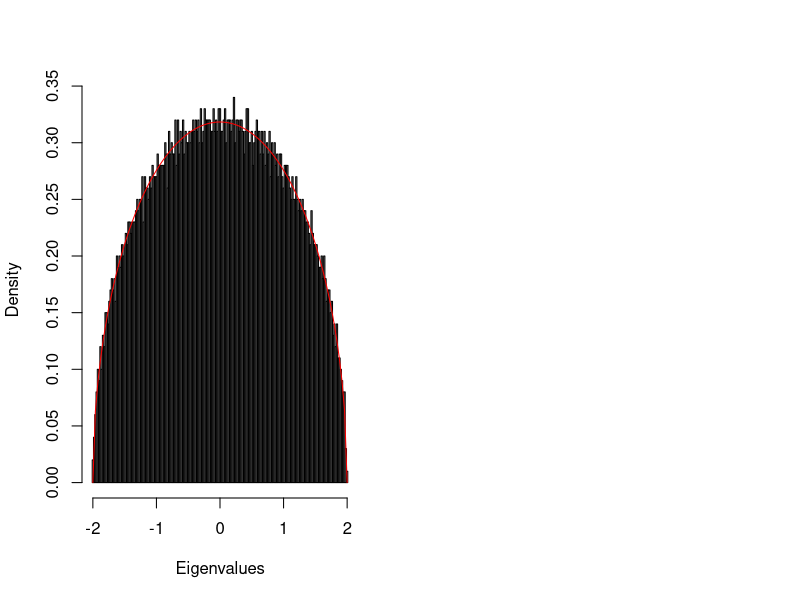

Recreate this plot in R. (Note: a time limit stopped this script after it produced the figure.)
############################################################################
#################### Empircal Illustration of Random Matrix Theory Results #######################
par(mfrow=c(1,2))#graphical parameters

############################################################################
#################### Empircal Illustration of Random Matrix Theory Results #######################
par(mfrow=c(1,2))#graphical parameters

#generate a symmetric random matrix whose entries are normally distributted and the off-diagonal elements have variance 1/N
n <- 5000;
m <- array(rnorm(n^2),c(n,n)); #rnorm creates n^2 random variates and allocates them to an array
m2 <- (m+t(m))/sqrt(2*n);# Make m symmetric and normalize for variance 1
lambda <- eigen(m2, symmetric=T, only.values = T);
e <- lambda$values;
hist(e,breaks=seq(-2.01,2.01,.02), main=NA, xlab="Eigenvalues",freq=F)
sigma <- 1;
par(col="red");
curve ( 1/(2*pi * sigma^2)*sqrt(4*sigma^2-x^2), -2*sigma, 2*sigma, add=TRUE);

#output in: random_matrix_eigenvalue_dist.png
############################################################################

#generate a uniform random matrix whose entries are uniformally distributted and the off-diagonal elements have variance 1/N
#demonstrate 'universality' - distributions other than normal lead to the same asymptotic result
n <- 5000;
mu <- array(runif(n^2),c(n,n)); #runif generates 5000^2 random deviates from the uniform distribution and adds fills them into an n x n array
mu2 <-sqrt(12)*(mu+t(mu)-1)/sqrt(2*n); # Make m symmetric and normalize for variance 1
lambdau <- eigen(mu2, symmetric=T, only.values = T);
eu <- lambdau$values;
histeu<-hist(eu,breaks=seq(-2.01,2.01,0.02), main=NA, xlab="Eigenvalues",freq=F)
#The density of eigenvalues is a semicircle, as predicted by Wigner's semicircle law.

sigma <- 1;
par(col="pink");
curve ( 1/(2*pi * sigma^2)*sqrt(4*sigma^2-x^2), -2*sigma, 2*sigma, add=TRUE);

#output in: random_matrix_normal_and_uniform_dist_w_semicircular_law.png
############################################################################



#generate a random correlation matrix
par(mfrow=c(1,1))#graphical parameters
t <- 5000;
m <- 1000;
Q <- t/m
h <- array(rnorm(m*t),c(m,t)); # Time series in rows
e <- h %*% t(h)/t; # Form the correlation matrix
lambdae <- eigen(e, symmetric=T, only.values = T);
ee <- lambdae$values;
hist(ee,breaks=seq(0.01,3.01,.02), main="Random Sample Correlation" ,xlab="Eigenvalues",freq=F)

#superimpose Marcenko-Pastur
lambdaMax = sigma * (1 + sqrt(1/Q))^2
lambdaMax
lambdaMin = sigma * (1 - sqrt(1/Q))^2
lambdaMin
par(col="green");
curve (  Q /(2*pi*sigma^2) * sqrt( (lambdaMax - x)* (x-lambdaMin))/x, from = lambdaMin, to = lambdaMax, add=TRUE);
segments(0, 0, lambdaMin, 0, col="green")

#output in: random_matrix_correlation_w_MP_law.png
############################################################################
#####################################################################


#################### Comparison of Scalar Asymptotic Results to Matrix Results #######################
par(mfrow=c(1,2))#graphical parameters

###################Normal Distribution################################
x <- seq(-5, 5, length=100)
y <- dnorm(x, mean=0, sd=1)
plot(x, y , type="l", lty=1, xlab="x value",  ylab="Density",  lwd=10, col="black")
###################Wigner's Semi-Circular Law################################
sigma <- 1;
par(col="pink");
curve ( 1/(2*pi * sigma^2)*sqrt(4*sigma^2-x^2), -2*sigma, 2*sigma, add=FALSE, xlab="x value",  ylab="Density",  lwd=10, col="red");

par(mfrow=c(1,2))#graphical parameters
###################X^2 Distribution ################################
x <- seq(0, 20, length=100)
numdf=1
y <- dchisq(x, df=numdf)
plot(x, y , type="l", lty=1, xlab="x value",  ylab="Density",  lwd=10, col=1)
numdf=2
y <- dchisq(x, df=numdf)
lines(x, y , type="l", lty=1, xlab="x value",  ylab="Density",  lwd=10, col=2)
numdf=5
y <- dchisq(x,df=numdf)
lines(x, y , type="l", lty=1, xlab="x value",  ylab="Density",  lwd=10, col=3)
numdf=10
y <- dchisq(x, df=numdf)
lines(x, y , type="l", lty=1, xlab="x value",  ylab="Density",  lwd=10, col=4)

colors <- seq(1:4)
labels <- c("df=1", "df=2", "df=3", "df=4")

legend("topright", inset=.05,
  labels, lwd=10, lty=c(1, 1, 1, 1), col=colors)

#################### Marcenko Pastur Density #######################
x <- seq(0, 20, length=100)
Q=1
y <- dmp(x, var=1, svr=Q)
plot(x, y , type="l", lty=1, xlab="x value",  ylab="Density",  lwd=10, col=1, ylim=c(0,2))
Q=2
y <-dmp(x, var=1, svr=Q)
lines(x, y , type="l", lty=1, xlab="x value",  ylab="Density",  lwd=10, col=2)
Q=5
y <-dmp(x, var=1, svr=Q)
lines(x, y , type="l", lty=1, xlab="x value",  ylab="Density",  lwd=10, col=3)
Q=10
y <- dmp(x, var=1, svr=Q)
lines(x, y , type="l", lty=1, xlab="x value",  ylab="Density",  lwd=10, col=4)

colors <- seq(1:4)
labels <- c("Q=1", "Q=2", "Q=3", "Q=4")

legend("topright", inset=.05,
  labels, lwd=10, lty=c(1, 1, 1, 1), col=colors)
